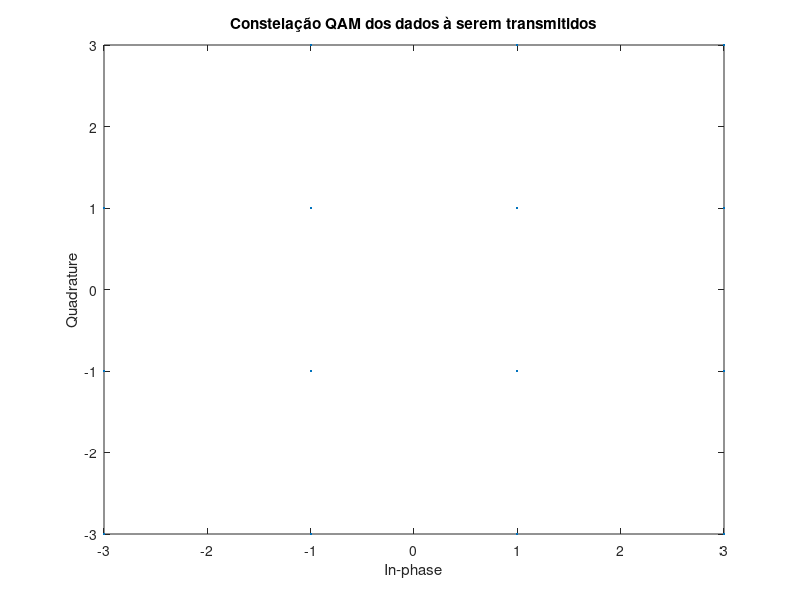
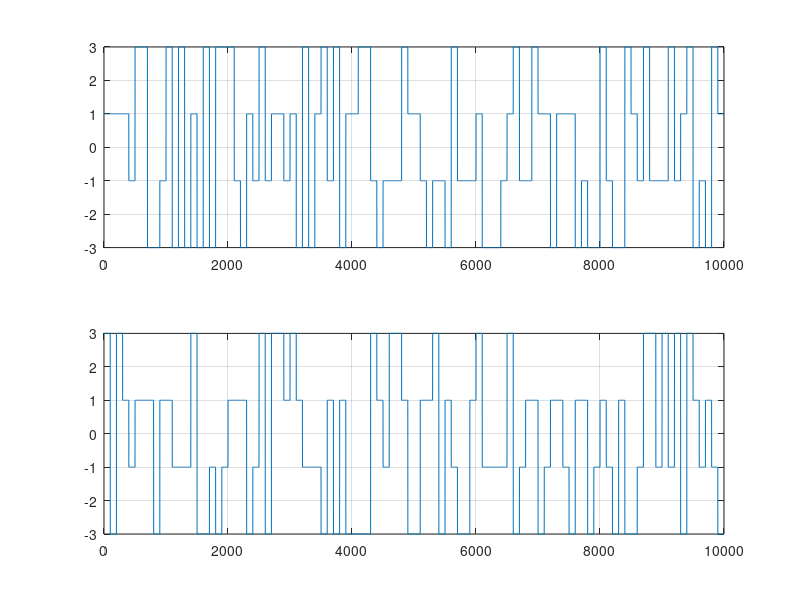
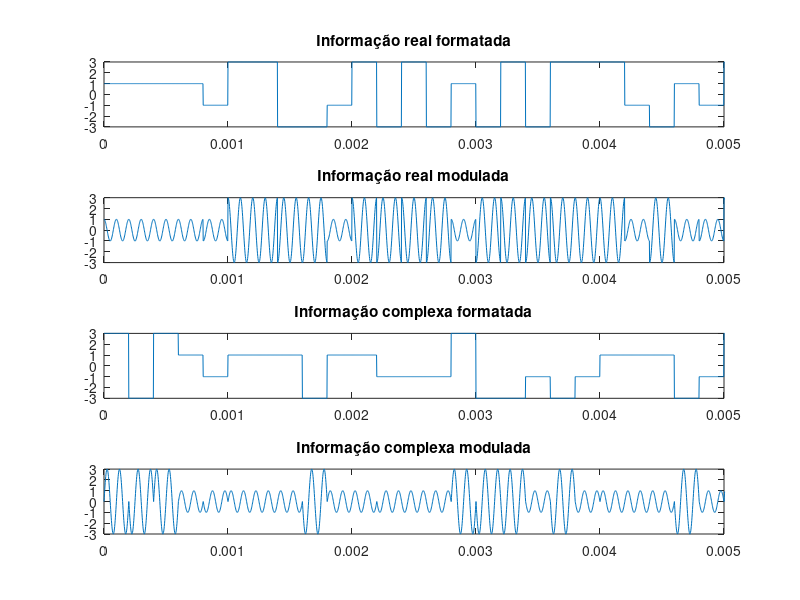
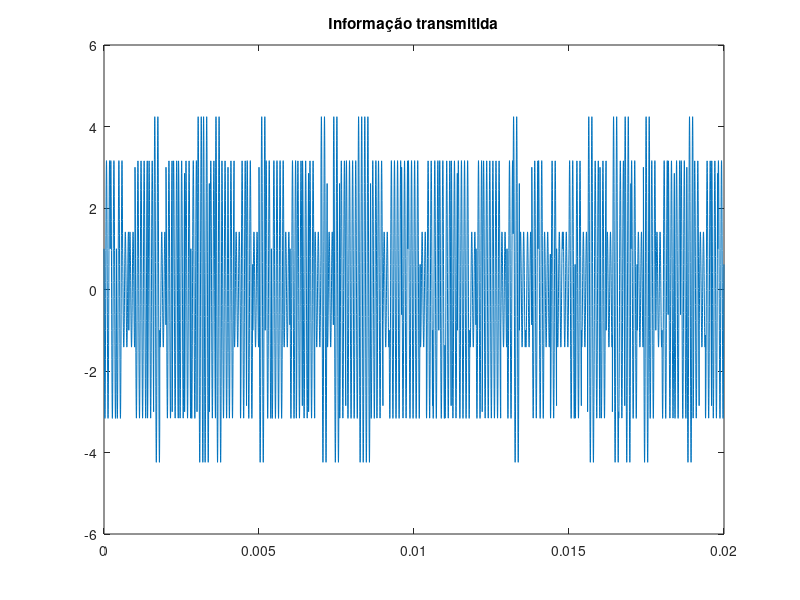

Recreate these plots in MATLAB, in order.

clc
clear all
close all


%% Formatação QAM e transmissão:

M = 16;
info = randi([1 15], 1, 100);   % 3, 10 e 8
%info_mod = exp(1j*2*pi*info/M);
info_mod_qam = qammod(info,M);

scatterplot(info_mod_qam);
title('Constelação QAM dos dados à serem transmitidos');

I = real(info_mod_qam);
Q = imag(info_mod_qam);

N = 100;
Ma = 4;
dist_n = 2;
Amax = 3;

Ipam = upsample(I,N);
Qpam = upsample(Q,N);

filtro_format = ones(1, N);
I_info_format = filter(filtro_format, 1, Ipam);
Q_info_format = filter(filtro_format, 1, Qpam);

figure(2);
subplot(2,1,1);
plot(I_info_format);
grid;
subplot(2,1,2);
plot(Q_info_format);
grid;

fc = 10000;
wc = 2*pi*fc;
% t = linspace(0,1,length(I_info_format));
passo = ((2*length(info))/fc)/(length(info)*N);
t = [0:passo:((2*length(info))/fc)-passo];

Rs = 100/max(t);

I_tx = I_info_format.*cos(wc*t);
Q_tx = Q_info_format.*sin(wc*t);

S_trans = I_tx - Q_tx;

figure(3);
subplot(4,1,2);
plot(t, I_tx);
xlim([0 0.005]);
title('Informação real modulada');

subplot(4,1,1);
plot(t, I_info_format);
xlim([0 0.005]);
title('Informação real formatada');

subplot(4,1,4);
plot(t, Q_tx);
xlim([0 0.005]);
title('Informação complexa modulada');

subplot(4,1,3);
plot(t, Q_info_format);
xlim([0 0.005]);
title('Informação complexa formatada');

% Sinal transmitido
figure(4);
grid
plot(t,S_trans);
title('Informação transmitida');
%ylim([0 5])

%% Recepção e demodulação QAM na recepção:

% Fazendo a multiplicação pelos cossenos

I_rx = S_trans.*cos(wc.*t);
Q_rx = S_trans.*(-sin(wc.*t));

figure(5);
grid
subplot(2,1,1);
plot(t, I_rx);
title('Sinal real após demodulação')
subplot(2,1,2);
plot(t, Q_rx);
title('Sinal imaginário após demodulação')

% Fazendo um filtro passa baixa para eliminar frequências mais altas

% I_info_format = filter(filtro_format, 1, Ipam);

filterRx = ones(1, ceil(1.5*Rs)); 
%filterRx = fir1(50, 1, 1, 0.3);

I_rx_f = filter(filterRx, 1, I_rx)/N;
Q_rx_f = filter(filterRx, 1, Q_rx)/N;

figure(6);
grid;
subplot(2,1,1);
plot(t, I_rx_f);
title('Sinal real após filtragem');
subplot(2,1,2);
plot(t, Q_rx_f);
title('Sinal imaginário após filtragem');

% Recriando amostras originais:

I_rx_Am = I_rx_f(N/2:N:end);
Q_rx_Am = Q_rx_f(N/2:N:end);

figure(7);
subplot(2,1,1);
stem(I_rx_Am);
title('Sinal real após amostragem');
subplot(2,1,2);
stem(Q_rx_Am);
title('Sinal imaginário após filtragem');

% Recriando os valores complexos:

S_rx = I_rx_Am + 1i*Q_rx_Am;
scatterplot(S_rx);

S_rx_Demod = qamdemod(S_rx, M);







